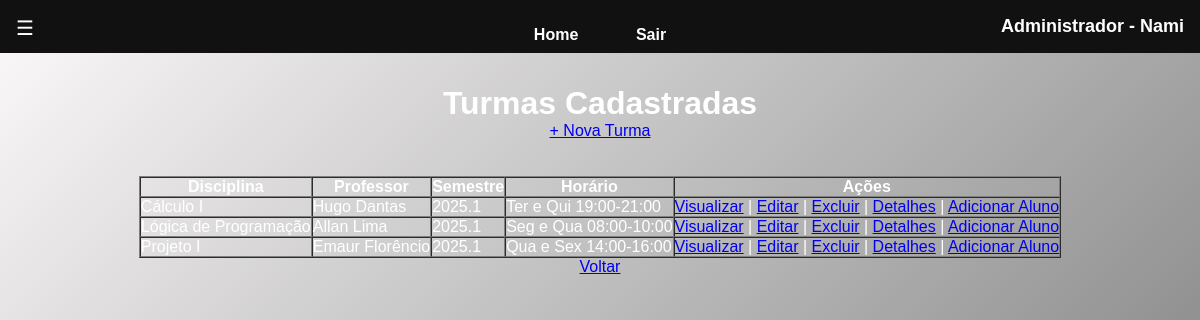
Page /scripts_php/adm/turmas/index.php (signed in) on the committed database.
### tables this page shows
CREATE TABLE usuarios (
    id INT AUTO_INCREMENT PRIMARY KEY,
    nome VARCHAR(100) NOT NULL,
    matricula VARCHAR(20) UNIQUE NOT NULL,
    senha VARCHAR(255) NOT NULL,
    tipo ENUM('aluno', 'professor', 'admin') NOT NULL,
    ativo BOOLEAN DEFAULT TRUE,
    criado_em TIMESTAMP DEFAULT CURRENT_TIMESTAMP
);

CREATE TABLE turmas (
    id INT AUTO_INCREMENT PRIMARY KEY,
    disciplina_id INT NOT NULL,
    professor_id INT NOT NULL,
    semestre VARCHAR(10) NOT NULL,
    horario VARCHAR(100),
    FOREIGN KEY (disciplina_id) REFERENCES disciplinas(id),
    FOREIGN KEY (professor_id) REFERENCES professores(id)
);

CREATE TABLE disciplinas (
    id INT AUTO_INCREMENT PRIMARY KEY,
    nome VARCHAR(100) NOT NULL,
    codigo VARCHAR(20) UNIQUE NOT NULL,
    carga_horaria INT NOT NULL,
    curso_id INT NOT NULL,
    FOREIGN KEY (curso_id) REFERENCES cursos(id)
);

### scripts_php/adm/turmas/index.php (the view, shortened to what this page needs)
<?php
require_once __DIR__ . '/../../../public/includes/header_admin.php';
$stmt = $pdo->query("
    SELECT t.id, d.nome AS disciplina, p.id AS professor_id, u.nome AS professor, t.semestre, t.horario
    FROM turmas t
    JOIN disciplinas d ON t.disciplina_id = d.id
    JOIN professores p ON t.professor_id = p.id
    JOIN usuarios u ON p.id = u.id
    ORDER BY d.nome, u.nome
");
$turmas = $stmt->fetchAll(PDO::FETCH_ASSOC);
?>
<main>
    <h1>Turmas Cadastradas</h1>
    <a href="criar.php">+ Nova Turma</a>
    <br><br>
    <table border="1" cellpadding="8" cellspacing="0">
        <thead>
            <tr>
                <th>Disciplina</th>
                <th>Professor</th>
                <th>Semestre</th>
                <th>Horário</th>
                <th>Ações</th>
            </tr>
        </thead>
        <tbody>
            <?php foreach ($turmas as $turma): ?>
                <tr>
                    <td><?= htmlspecialchars($turma['disciplina']) ?></td>
                    <td><?= htmlspecialchars($turma['professor']) ?></td>
                    <td><?= htmlspecialchars($turma['semestre']) ?></td>
                    <td><?= htmlspecialchars($turma['horario']) ?></td>
                    <td>
                        <a href="visualizar.php?id=<?= $turma['id'] ?>">Visualizar</a> |
                        <a href="editar.php?id=<?= $turma['id'] ?>">Editar</a> |
                        <a href="deletar.php?id=<?= $turma['id'] ?>" onclick="return confirm('Tem certeza que deseja excluir esta turma?')">Excluir</a> |
                        <a href="detalhes.php?id=<?= $turma['id'] ?>">Detalhes</a> |
                        <a href="adicionar_alunos.php?id=<?= $turma['id'] ?>">Adicionar Aluno</a>
                    </td>
                </tr>
            <?php endforeach; ?>
        </tbody>
    </table>
    <a href="/public/php/painel_admin.php">Voltar</a>
</main>
</body>
</html>

### public/includes/header_admin.php (shortened to what this page needs)
<?php
require_once(__DIR__ . '/../../aplicacao/config/conexao.php');
try {
    $stmt = $pdo->prepare("SELECT nome FROM usuarios WHERE id = ?");
    $stmt->execute([$_SESSION['usuario_id']]);
    $usuario = $stmt->fetch(PDO::FETCH_ASSOC);
} catch (Exception $e) {
    die("Erro ao acessar dados do usuário: " . $e->getMessage());
}
?>
<!DOCTYPE html>
<html lang="pt-BR">
<head>
    <link rel="stylesheet" href="/public/recursos/css/painel_admin.css" />
</head>
<body>
    <header>
        <button class="menu-btn" onclick="toggleSidebar()">☰</button>
        <nav>
            <ul>
                <li><a href="/public/php/painel_admin.php">Home</a></li>
                <li><a href="/scripts_php/logout.php">Sair</a></li>
            </ul>
        </nav>
        <h1>Administrador - <?php echo htmlspecialchars($usuario['nome']); ?></h1>
    </header>

### public/recursos/css/painel_admin.css (style rules this page uses)
* { margin: 0; padding: 0; box-sizing: border-box; }
body { font-family: 'Arial', sans-serif; background: linear-gradient(135deg, #fcfafa 0%, #707070 100%); color: #fff; min-height: 100vh; display: flex; flex-direction: column; }
header { display: flex; justify-content: space-between; align-items: center; background-color: #111; color: #fff; padding: 1rem; position: relative; }
.menu-btn { position: absolute; left: 1rem; top: 30%; font-size: 20px; background: none; color: white ; border: none; cursor: pointer; }
header ul { order: 2; display: flex; gap: 2rem; list-style: none; margin: 0 auto; padding: 0; position: absolute; left: 50%; transform: translateX(-50%); }
header h1 { order: 3; margin: 0; font-size: 18px; white-space: nowrap; }
header ul li a { color: #fff; text-decoration: none; font-weight: bold; font-size: 1rem; padding: 0.4rem 0.8rem; border-radius: 8px; transition: background-color 0.3s ease, transform 0.2s ease; }
main { position: relative; flex: 1; padding: 2rem; display: flex; flex-direction: column; align-items: center; }
main { transition: margin-left 0.3s; }

### rows in the picture
usuarios: nome "Nami"
turmas: usuarios.nome "Hugo Dantas", semestre "2025.1", horario "Ter e Qui 19:00-21:00"
turmas: disciplina.nome "Lógica de Programação", usuarios.nome "Allan Lima", semestre "2025.1", horario "Seg e Qua 08:00-10:00"
turmas: usuarios.nome "Emaur Florêncio", semestre "2025.1", horario "Qua e Sex 14:00-16:00"
